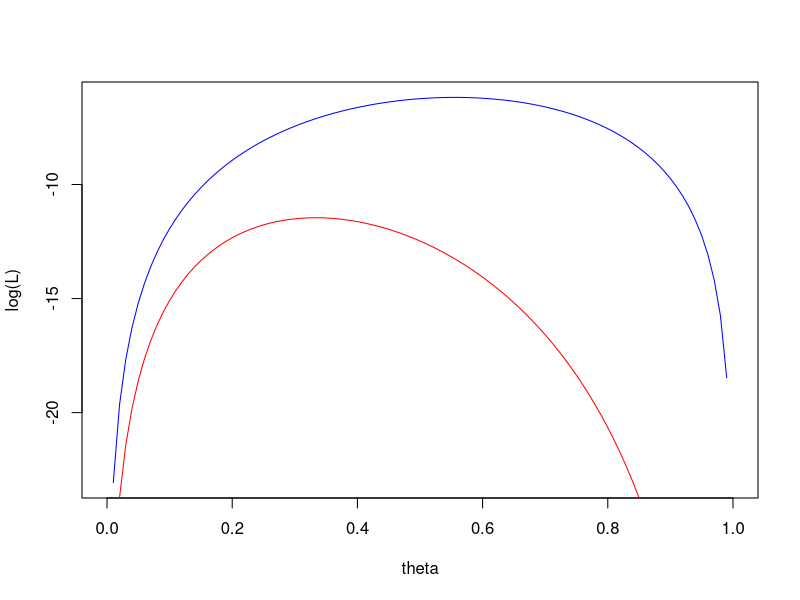
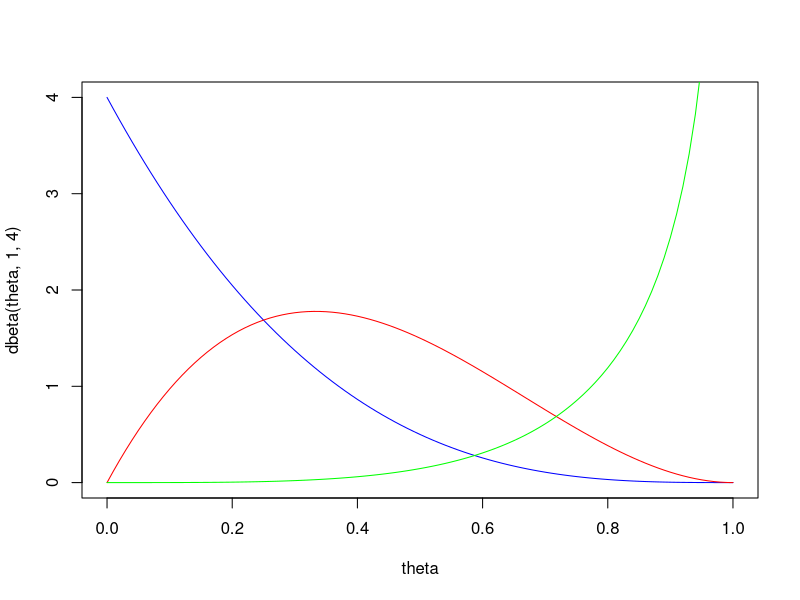
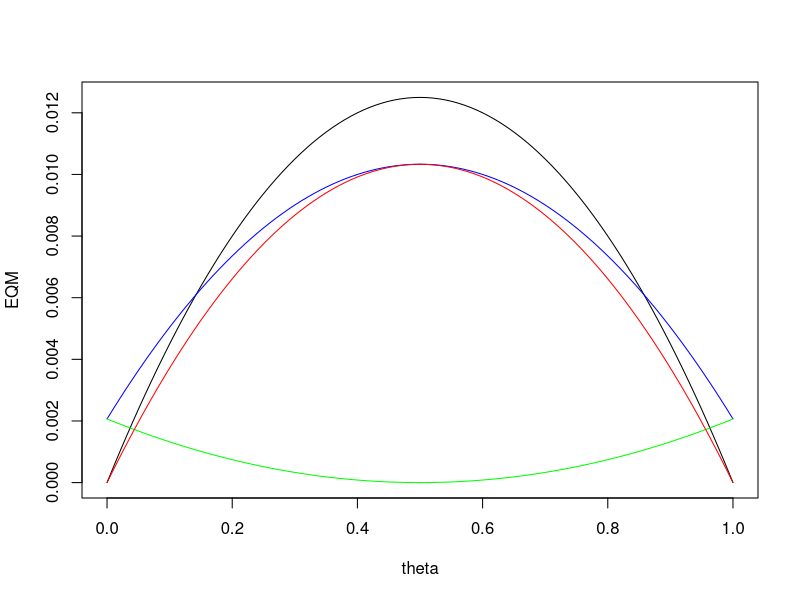

These figures' R source, in order:
## ---- chunk 1
knitr::opts_chunk$set(echo = FALSE)
## ---- chunk 2
theta = seq(0, 1, by=0.01)
n0 = 4; n1 = 5; L = theta^n1 * (1-theta)^n0
plot(theta, log(L), col='blue', type='l')
n0 = 12; n1 = 6; L = theta^n1 * (1-theta)^n0
lines(theta, log(L), col='red')
## ---- chunk 3
plot(theta, dbeta(theta, 1, 4), type='l', col='blue')
lines(theta, dbeta(theta, 2, 3), col='red')
lines(theta, dbeta(theta, 4.5, 0.5), col='green')
## ---- chunk 4
theta = seq(0, 1, by=0.01)
n = 20; alpha = 1; beta = 1;
EQM = theta * (1-theta) / n
biais1 = (alpha*(1-theta) - beta*theta)/(alpha + beta + n)
var1 = n*theta*(1-theta)/(alpha + beta + n)^2
EQM1 = biais1^2 + var1
## ---- chunk 5
plot(theta, EQM, type='l')
lines(theta, EQM1, col='blue')
lines(theta, biais1^2, col='green')
lines(theta, var1, col='red')
